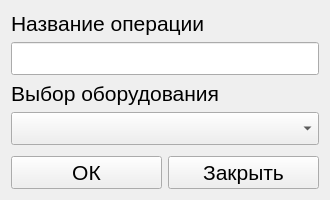
<?xml version="1.0" encoding="UTF-8"?>
<ui version="4.0">
 <class>Form</class>
 <widget class="QWidget" name="Form">
  <property name="geometry">
   <rect>
    <x>0</x>
    <y>0</y>
    <width>330</width>
    <height>200</height>
   </rect>
  </property>
  <property name="minimumSize">
   <size>
    <width>330</width>
    <height>200</height>
   </size>
  </property>
  <property name="maximumSize">
   <size>
    <width>330</width>
    <height>200</height>
   </size>
  </property>
  <property name="windowTitle">
   <string>Операция</string>
  </property>
  <layout class="QGridLayout" name="gridLayout">
   <item row="1" column="0">
    <widget class="QLineEdit" name="title">
     <property name="font">
      <font>
       <pointsize>16</pointsize>
      </font>
     </property>
    </widget>
   </item>
   <item row="0" column="0">
    <widget class="QLabel" name="title_lebel">
     <property name="font">
      <font>
       <pointsize>16</pointsize>
      </font>
     </property>
     <property name="text">
      <string>Название операции</string>
     </property>
    </widget>
   </item>
   <item row="3" column="0">
    <widget class="QComboBox" name="machines">
     <property name="font">
      <font>
       <pointsize>16</pointsize>
      </font>
     </property>
    </widget>
   </item>
   <item row="2" column="0">
    <widget class="QLabel" name="machine_label">
     <property name="font">
      <font>
       <pointsize>16</pointsize>
      </font>
     </property>
     <property name="text">
      <string>Выбор оборудования</string>
     </property>
    </widget>
   </item>
   <item row="5" column="0">
    <layout class="QHBoxLayout" name="horizontalLayout">
     <item>
      <widget class="QPushButton" name="ok">
       <property name="font">
        <font>
         <pointsize>16</pointsize>
        </font>
       </property>
       <property name="text">
        <string>ОК</string>
       </property>
      </widget>
     </item>
     <item>
      <widget class="QPushButton" name="closing">
       <property name="font">
        <font>
         <pointsize>16</pointsize>
        </font>
       </property>
       <property name="text">
        <string>Закрыть</string>
       </property>
      </widget>
     </item>
    </layout>
   </item>
   <item row="4" column="0">
    <spacer name="verticalSpacer">
     <property name="orientation">
      <enum>Qt::Vertical</enum>
     </property>
     <property name="sizeHint" stdset="0">
      <size>
       <width>20</width>
       <height>40</height>
      </size>
     </property>
    </spacer>
   </item>
  </layout>
 </widget>
 <resources/>
 <connections/>
</ui>
